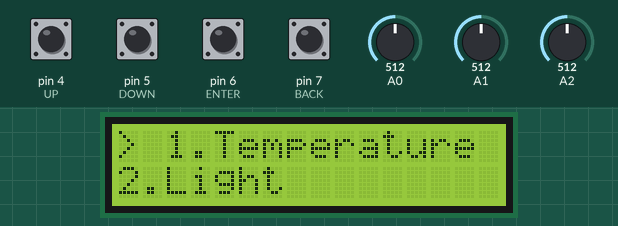
This sketch was run on a simulated Arduino Uno, built with avr-gcc and run on an emulated ATmega328P. Parts: 16×2 character LCD. Inputs (shaded band) come from the test bench; at power-on: pin 4 (UP), pin 5 (DOWN), pin 6 (ENTER), pin 7 (BACK) HIGH, A1 = 512, A0 = 512, A2 = 512.

Above: at 1.3 s.
1.4 s: pin 5 (DOWN) pulled LOW for 0.15 s
At 1.9 s:
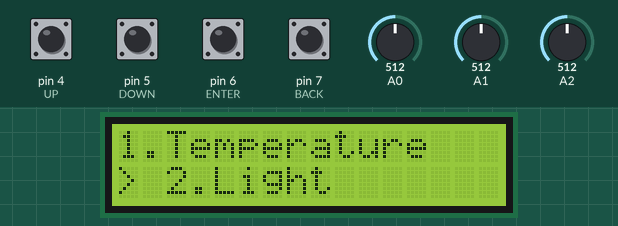
3.0 s: pin 6 (ENTER) pulled LOW for 0.15 s
At 4.0 s:
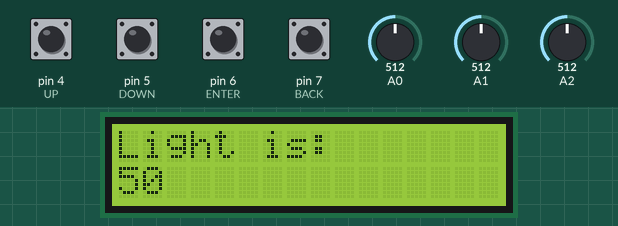
4.6 s: A1 set to 716
At 5.3 s:
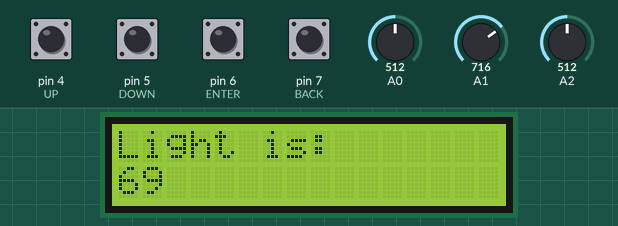
6.1 s: A1 set to 0
At 6.6 s:
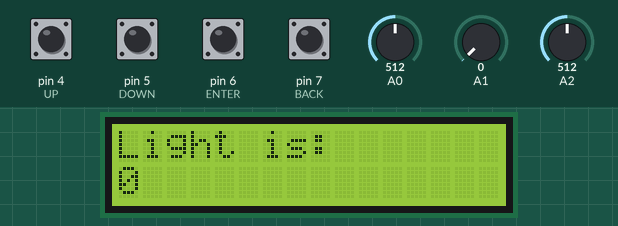
9.1 s: A1 set to 122
At 10.1 s:
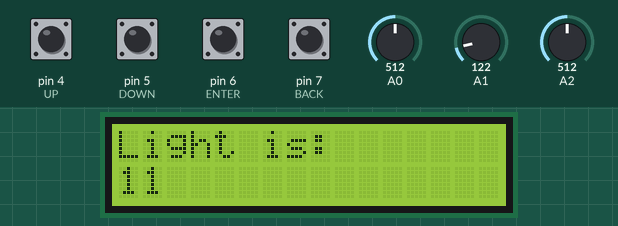
10.6 s: pin 7 (BACK) pulled LOW for 0.15 s
At 11.7 s:
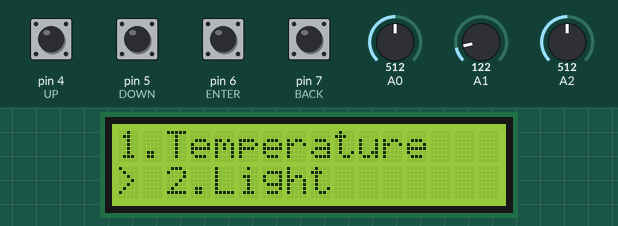
Timing chart, 0 to 13.2 s (numbered marks = the images above; inputs shaded):
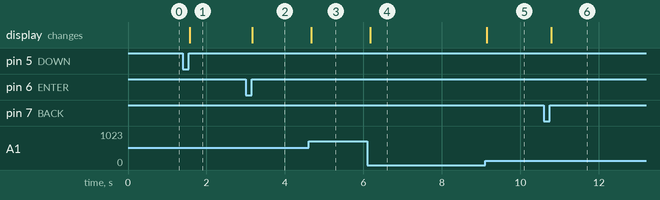

The sketch:

main_lcd.ino
```cpp
#include <Wire.h>
#include <LiquidCrystal_I2C.h>

#define DOWN  5  // SW1
#define UP    4  // SW4
#define ENTER 6 // SW2
#define BACK  7 // SW3


LiquidCrystal_I2C lcd(0x27, 16, 2); // inicialization of LCD display

enum states {
  HOME_FIRST_STATE, HOME_SECOND_STATE, HOME_THIRD_STATE, T_STATE, LIGHT_STATE, A_STATE
};
enum states STATE, NEXT_STATE;


char startMenuFirstFirst[] = "> 1.Temperature";
char startMenuFirstSecond[] = "2.Light";

char startMenuSecondFirst[] = "1.Temperature";
char startMenuSecondSecond[] = "> 2.Light";

char startMenuThirdFirst[] = "> 3.Acce";
char empty_line[] = "       ";

byte buttonFlag = 0;

bool buttonEvent(int button)
{
  switch(button)
  {
    case UP:
     if (digitalRead(UP) == LOW)
     {
       buttonFlag |= 1;
     } else if (buttonFlag & 1)
     {
       buttonFlag ^= 1;
       return true;
     }
     break;

    case DOWN:
     if (digitalRead(DOWN) == LOW)
     {
       buttonFlag |= 2;
     } else if (buttonFlag & 2)
     {
       buttonFlag ^= 2;
       return true;
     }
     break;

    case BACK:
     if (digitalRead(BACK) == LOW)
     {
       buttonFlag |= 4;
     } else if (buttonFlag & 4)
     {
       buttonFlag ^= 4;
       return true;
     }
     break;

    case ENTER:
     if (digitalRead(ENTER) == LOW)
     {
       buttonFlag |= 8;
     } else if (buttonFlag & 8)
     {
       buttonFlag ^= 8;
       return true;
     }
  }
   return false;
}

void change_position(char a[], char b[]){
    lcd.clear();
    lcd.setCursor(0,0);
    lcd.print(a);
    lcd.setCursor(0,1);
    lcd.print(b);
}

void draw_temp(double temp){
    lcd.clear();
    lcd.setCursor(0,0);
    lcd.print("Temp is:");
    lcd.setCursor(0,1);
    lcd.print(temp);
    delay(50);
}

void draw_light(int light){
    lcd.clear();
    lcd.setCursor(0,0);
    lcd.print("Light is:");
    lcd.setCursor(0,1);
    lcd.print(light);
    delay(50);
}

void display_menu(){
    lcd.clear();
    lcd.setCursor(0,0);
    lcd.print(startMenuFirstFirst);
    lcd.setCursor(0,1);
    lcd.print(startMenuFirstSecond);
}

void draw_acce(int potenc){
    lcd.clear();
    lcd.setCursor(0,0);
    lcd.print("Acce is:");
    lcd.setCursor(0,1);
    lcd.print(potenc);
    delay(50);
}


void setup() {
 // Proveďte inicializaci displeje
  pinMode(4, INPUT_PULLUP); // BUTTON
  pinMode(5, INPUT_PULLUP); // BUTTON
  pinMode(6, INPUT_PULLUP); // BUTTON
  pinMode(7, INPUT_PULLUP); // BUTTON

  lcd.init();
  lcd.init();
  lcd.backlight();
  display_menu();
  STATE = HOME_FIRST_STATE;
  NEXT_STATE = HOME_FIRST_STATE;
}

void loop(){

  double temperature_num = analogRead(0);
  int light_num = analogRead(1);

  temperature_num = map(temperature_num, 0, 1023, 0, 500) - 273.15;
  light_num = map(light_num, 0, 1023, 0, 100);

  int potenc_num = analogRead(2);
  potenc_num = map(potenc_num, 0, 1023, 0, 100);


    switch (STATE){
    case HOME_FIRST_STATE:
      if (buttonEvent(DOWN)) {
        NEXT_STATE = HOME_SECOND_STATE;
        change_position(startMenuSecondFirst, startMenuSecondSecond);
        }
      if (buttonEvent(ENTER)) {
        NEXT_STATE = T_STATE;
        draw_temp(temperature_num);
        }
      break;
    case HOME_SECOND_STATE:
      if (buttonEvent(UP)) {
        NEXT_STATE = HOME_FIRST_STATE;
        change_position(startMenuFirstFirst, startMenuFirstSecond);
      }
      if (buttonEvent(DOWN)) {
        NEXT_STATE = HOME_THIRD_STATE;
        change_position(startMenuThirdFirst, empty_line);
      }
      if (buttonEvent(ENTER)) {
        NEXT_STATE = LIGHT_STATE;
        draw_light(light_num);
      }
      break;
    case HOME_THIRD_STATE:
      if (buttonEvent(UP)) {
        NEXT_STATE = HOME_SECOND_STATE;
        change_position(startMenuSecondFirst, startMenuSecondSecond);
      }
      if (buttonEvent(ENTER)) {
        NEXT_STATE = A_STATE;
        draw_acce(potenc_num);
      }
      break;
    case T_STATE:
      draw_temp(temperature_num);
      if (buttonEvent(BACK)) {
        NEXT_STATE = HOME_FIRST_STATE;
        change_position(startMenuFirstFirst, startMenuFirstSecond);
      }
      break;
    case LIGHT_STATE:
      draw_light(light_num);
      if (buttonEvent(BACK)) {
        NEXT_STATE = HOME_SECOND_STATE;
        change_position(startMenuSecondFirst, startMenuSecondSecond);
      }
      break;
    case A_STATE:
      draw_acce(potenc_num);
      if (buttonEvent(BACK)) {
        NEXT_STATE = HOME_THIRD_STATE;
        change_position(startMenuThirdFirst, empty_line);
      }
      break;
  };

  STATE = NEXT_STATE;
}
```

Measured:
- after the input at 1.4 s, the display: changes after 0.18 s (image 1)
- after the input at 3.0 s, the display: changes after 0.17 s (image 2)
- after the input at 4.6 s, the display: changes after 0.07 s (image 3)
- after the input at 6.1 s, the display: changes after 0.07 s (image 4)
- after the input at 9.1 s, the display: changes at once (image 5)
- after the input at 10.6 s, the display: changes after 0.19 s (image 6)
